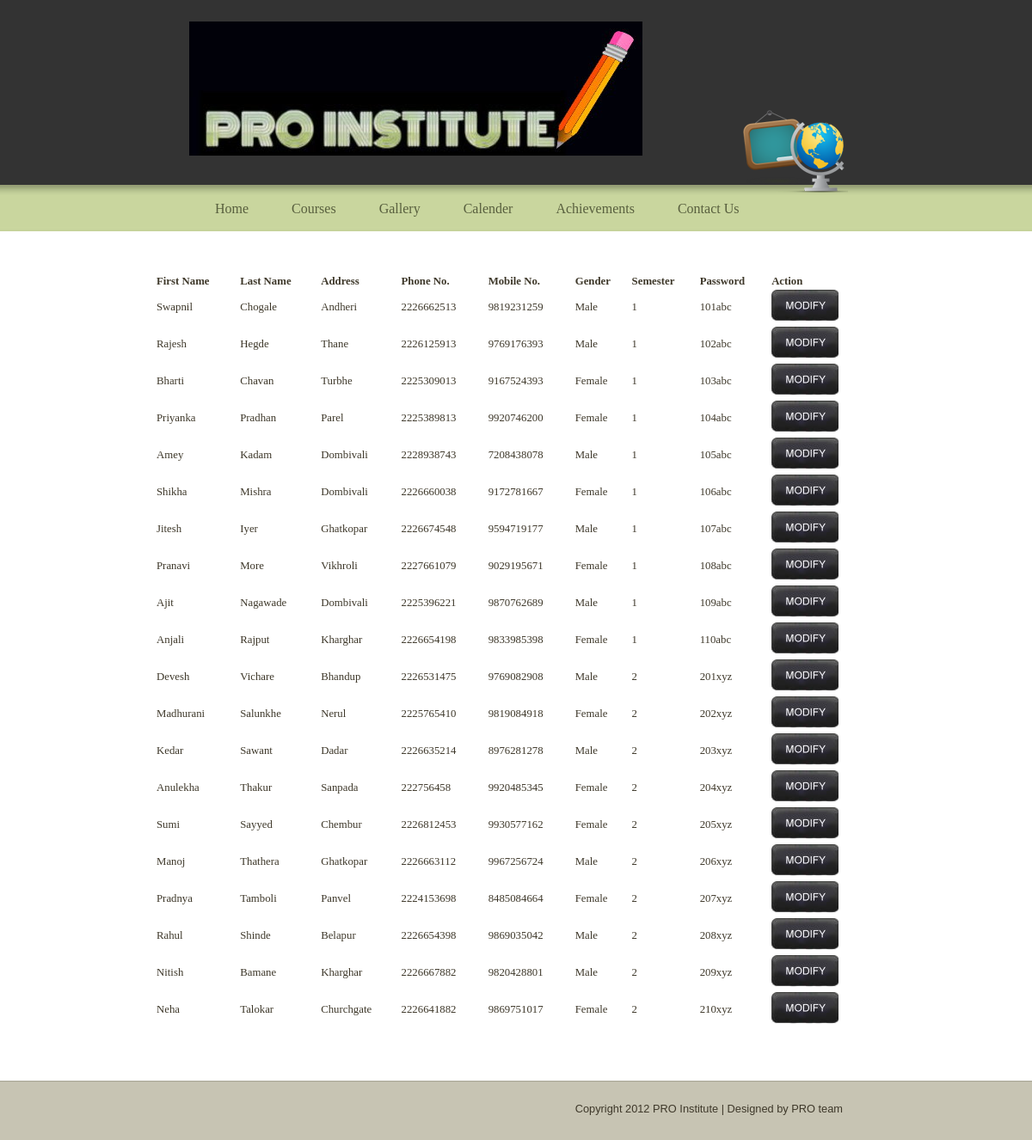
/PRO/modify.php, run on the app's committed database.
### tables this page shows
CREATE TABLE IF NOT EXISTS `students` (
  `Rollno` int(11) NOT NULL,
  `Fname` text NOT NULL,
  `Lname` text NOT NULL,
  `Address` varchar(75) NOT NULL,
  `PhoneNo` decimal(11,0) NOT NULL,
  `MobileNo` decimal(11,0) NOT NULL,
  `Gender` text NOT NULL,
  `Semester` int(11) NOT NULL,
  `Password` varchar(16) NOT NULL,
  PRIMARY KEY (`Rollno`)
);

### PRO/modify.php (the view, shortened to what this page needs)
<!DOCTYPE html>
<html>
<head>
<link rel='stylesheet' type='text/css' href='http://cdn1.editmysite.com/editor/libraries/fancybox/fancybox.css?1349735617'></script>
<link rel='stylesheet' href='http://cdn1.editmysite.com/editor/images/common/common-v2.css?buildTime=1349735617' type='text/css' />
<link rel='stylesheet' type='text/css' href='files/main_style.css?1349893634' title='wsite-theme-css' />
</head>
<body class='wsite-theme-light no-header-page wsite-page-visitor'>
<div id="header-wrapper">
	<div id="header-top">
		<div id="icon"></div>
		<table id="header">
			<tr>
				<td id="logo"><span class='wsite-logo'><a href=''><img src='uploads/1/3/9/3/13935928/logo.jpg' /></a></span></td>
				<td id="header-right">
				</td>
			</tr>
		</table>
	</div>
</div>
<div id="wrapper">
	<div id="content-wrapper">
		<div id="navigation">
			<ul><li id='pg756757160479977039'><a href='index.html'>Home</a></li><li id='pg104995124809686092'><a href='courses.html'>Courses</a></li><li id='pg830857762625900092'><a href='gallery.html'>Gallery</a></li><li id='pg606659361367116278'><a href='calender.html'>Calender</a></li><li id='pg830396505791146032'><a href='achievements.html'>Achievements</a></li><li id='pg191142817225846313'><a href='contact-us.html'>Contact Us</a></li></ul>
		</div>
		<div id="content">
		</div>
	</div>
</div>
<div align="center">
    <?php
	 	 $link=mysql_connect("localhost","root","") or die("Cannot Connect to the database!");
	 $query="SELECT * FROM students";
		  $resource=mysql_query($query,$link);
		 echo "
		<table align=\"center\" border=\"0\" width=\"70%\">
		<tr>
		<td><b>First Name</b></td> <td><b>Last Name</b></td><td><b>Address</b></td><td><b>Phone No.</b></td><td><b>Mobile No.</b></td><td><b>Gender</b></td><td><b>Semester</b></td><td><b>Password</b></td><td><b>Action</b></td></tr> ";
while($result=mysql_fetch_array($resource))
	{
	echo "<tr><td>".$result[1]."</td><td>".$result[2]."</td><td>".$result[3]."</td><td>".$result[4]."</td><td>".$result[5]."</td><td>".$result[6]."</td><td>".$result[7]."</td><td>".$result[8]."</td><td>
	<a href=\"modify2.php?id=".$result[0]."\"><img border=\"0\" src=\"uploads/1/3/9/3/13935928/modify.jpg\" onmouseover=\"this.src='uploads/1/3/9/3/13935928/modifymouseover.jpg';\" onmouseout=\"this.src='uploads/1/3/9/3/13935928/modify.jpg';\" /></a>
	</td></tr>";
	} echo "</table>";
	 ?>
      </div>
<br></br><br></br>
<div id="footer">
	<div id="footer-content"><div id="footer-content"> Copyright 2012 PRO Institute | Designed by PRO team </div></div>
</div>
</body>
</html>

### PRO/files/main_style.css (style rules this page uses)
* { margin: 0; padding: 0; }
body { background-color: #fffff; font-family: Georgia, "Times New Roman", Times, serif; font-size: .8em; color: #3e382a; margin: 0; padding: 0; }
#header-top { width: 760px; margin: 0 auto; }
#wrapper { margin-top: -19px; background: #fff url(theme/background.png?528507) repeat-x center top; }
#content-wrapper { position: relative; width: 760px; margin: 0 auto; }
#icon { background: transparent url(theme/icons.png?528507) no-repeat center bottom; position: absolute; z-index: 10; left: 644px; bottom: 10px; width: 122px; height: 96px; }
a { color: #a2ac81; text-decoration: none; }
#header-top { position: relative; }
#header-wrapper { background-color: #333333; }
#logo, #logo a, #logo .wsite-logo a { color: #fff; text-decoration: none; }
#content { margin-top: 24px; padding-bottom: 25px; }
#navigation { margin: 0 0 11px 0; height: 43px; width: 700px; float: left; position: relative; z-index: 11; }
#navigation ul { margin: 0; padding: 0; }
#navigation li { float: left; font-size: 16px; text-align: center; list-style: none; margin: 0; height: 35px; }
#navigation a:link { color: #585f3e; text-decoration: none; }
#navigation a { height: 35px; display: inline-block; padding: 19px 20px 0 30px; }
#header { width: 100%; height: 125px; }
#header, #header table { border-collapse: collapse; border-spacing: 0; }
#header td { vertical-align: middle; text-align: left; }
#logo { padding: 25px 0 45px 0; font-size: 2.5em; font-style: italic; }
#header-right { padding: 0 140px 20px 10px; }
#footer { background: #C7C4B3 url(theme/footer_background.gif?528507) repeat-x center top; padding-top: 25px; padding-bottom: 29px; text-align: right; }
#footer-content { width: 760px; margin: 0 auto; font-family: "lucida grande", arial, sans-serif; }

### data on the page
students: Fname "Swapnil", Lname "Chogale", Address "Andheri", PhoneNo "2226662513", MobileNo "9819231259", Gender "Male", Semester "1", Password "101abc"
students: Fname "Rajesh", Lname "Hegde", Address "Thane", PhoneNo "2226125913", MobileNo "9769176393", Gender "Male", Semester "1", Password "102abc"
students: Fname "Bharti", Lname "Chavan", Address "Turbhe", PhoneNo "2225309013", MobileNo "9167524393", Gender "Female", Semester "1", Password "103abc"
students: Fname "Priyanka", Lname "Pradhan", Address "Parel", PhoneNo "2225389813", MobileNo "9920746200", Gender "Female", Semester "1", Password "104abc"
students: Fname "Amey", Lname "Kadam", Address "Dombivali", PhoneNo "2228938743", MobileNo "7208438078", Gender "Male", Semester "1", Password "105abc"
students: Fname "Shikha", Lname "Mishra", Address "Dombivali", PhoneNo "2226660038", MobileNo "9172781667", Gender "Female", Semester "1", Password "106abc"
students: Fname "Jitesh", Lname "Iyer", Address "Ghatkopar", PhoneNo "2226674548", MobileNo "9594719177", Gender "Male", Semester "1", Password "107abc"
students: Fname "Pranavi", Lname "More", Address "Vikhroli", PhoneNo "2227661079", MobileNo "9029195671", Gender "Female", Semester "1", Password "108abc"
students: Fname "Ajit", Lname "Nagawade", Address "Dombivali", PhoneNo "2225396221", MobileNo "9870762689", Gender "Male", Semester "1", Password "109abc"
students: Fname "Anjali", Lname "Rajput", Address "Kharghar", PhoneNo "2226654198", MobileNo "9833985398", Gender "Female", Semester "1", Password "110abc"
students: Fname "Devesh", Lname "Vichare", Address "Bhandup", PhoneNo "2226531475", MobileNo "9769082908", Gender "Male", Semester "2", Password "201xyz"
students: Fname "Madhurani", Lname "Salunkhe", Address "Nerul", PhoneNo "2225765410", MobileNo "9819084918", Gender "Female", Semester "2", Password "202xyz"
students: Fname "Kedar", Lname "Sawant", Address "Dadar", PhoneNo "2226635214", MobileNo "8976281278", Gender "Male", Semester "2", Password "203xyz"
students: Fname "Anulekha", Lname "Thakur", Address "Sanpada", PhoneNo "222756458", MobileNo "9920485345", Gender "Female", Semester "2", Password "204xyz"
students: Fname "Sumi", Lname "Sayyed", Address "Chembur", PhoneNo "2226812453", MobileNo "9930577162", Gender "Female", Semester "2", Password "205xyz"
students: Fname "Manoj", Lname "Thathera", Address "Ghatkopar", PhoneNo "2226663112", MobileNo "9967256724", Gender "Male", Semester "2", Password "206xyz"
students: Fname "Pradnya", Lname "Tamboli", Address "Panvel", PhoneNo "2224153698", MobileNo "8485084664", Gender "Female", Semester "2", Password "207xyz"
students: Fname "Rahul", Lname "Shinde", Address "Belapur", PhoneNo "2226654398", MobileNo "9869035042", Gender "Male", Semester "2", Password "208xyz"
students: Fname "Nitish", Lname "Bamane", Address "Kharghar", PhoneNo "2226667882", MobileNo "9820428801", Gender "Male", Semester "2", Password "209xyz"
students: Fname "Neha", Lname "Talokar", Address "Churchgate", PhoneNo "2226641882", MobileNo "9869751017", Gender "Female", Semester "2", Password "210xyz"
